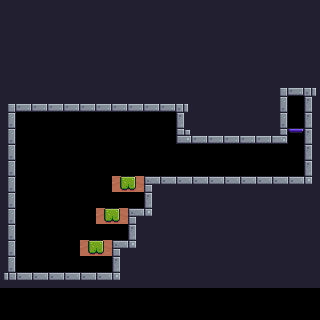

The image is a tile-based game level rendered from a .tmx file. Its description and complete source (layers, tilesets, objects, tile grids) follow:
An orthogonal 20x20 tile map with 16x16 px tiles, 1 tile layer (Tile Layer 1) and 2 objects (player_spawn, goal).

<map version="1.2" tiledversion="1.3.3" orientation="orthogonal" renderorder="right-down" width="20" height="20" tilewidth="16" tileheight="16" infinite="0" nextlayerid="3" nextobjectid="6">
 <tileset firstgid="1" source="main_tileset.tsx" />
 <layer id="1" name="Tile Layer 1" width="20" height="20">
  <data encoding="csv">
212,212,212,212,212,212,212,212,212,212,212,212,212,212,212,212,212,212,212,212,
212,212,212,212,212,212,212,212,212,212,212,212,212,212,212,212,212,212,212,212,
212,212,212,212,212,212,212,212,212,212,212,212,212,212,212,212,212,212,212,212,
212,212,212,212,212,212,212,212,212,212,212,212,212,212,212,212,212,212,212,212,
212,212,212,212,212,212,212,212,212,212,212,212,212,212,212,212,212,212,212,212,
212,212,212,212,212,212,212,212,212,212,212,212,212,212,212,212,212,184,242,185,
184,242,242,242,242,242,242,242,242,242,242,185,212,212,212,212,212,213,0,211,
213,0,0,0,0,0,0,3221225509,3221225509,3221225509,3221225509,211,212,212,212,212,212,213,0,211,
213,0,0,0,0,0,0,0,0,0,0,241,242,242,242,242,242,243,36,211,
213,0,0,0,0,0,0,0,0,0,0,65,0,0,0,0,0,0,0,211,
213,0,0,0,0,0,0,0,0,0,0,65,0,0,0,0,0,0,0,211,
213,0,0,0,0,0,0,124,125,181,182,182,182,182,182,182,182,182,182,215,
213,0,0,0,0,0,0,154,155,211,212,212,212,212,212,212,212,212,212,212,
213,0,0,0,0,0,124,125,181,215,212,212,212,212,212,212,212,212,212,212,
213,0,0,0,0,0,154,155,211,212,212,212,212,212,212,212,212,212,212,212,
213,0,0,0,0,124,125,181,215,212,212,212,212,212,212,212,212,212,212,212,
213,0,0,0,0,154,155,211,212,212,212,212,212,212,212,212,212,212,212,212,
214,182,182,182,182,182,182,215,212,212,212,212,212,212,212,212,212,212,212,212,
0,0,0,0,0,0,0,0,0,0,0,0,0,0,0,0,0,0,0,0,
0,0,0,0,0,0,0,0,0,0,0,0,0,0,0,0,0,0,0,0
</data>
 </layer>
 <objectgroup id="2" name="Object Layer 1">
  <object id="2" name="player_spawn" x="40" y="240" width="16" height="32" />
  <object id="3" name="goal" x="288" y="112" width="16" height="16" />
 </objectgroup>
</map>